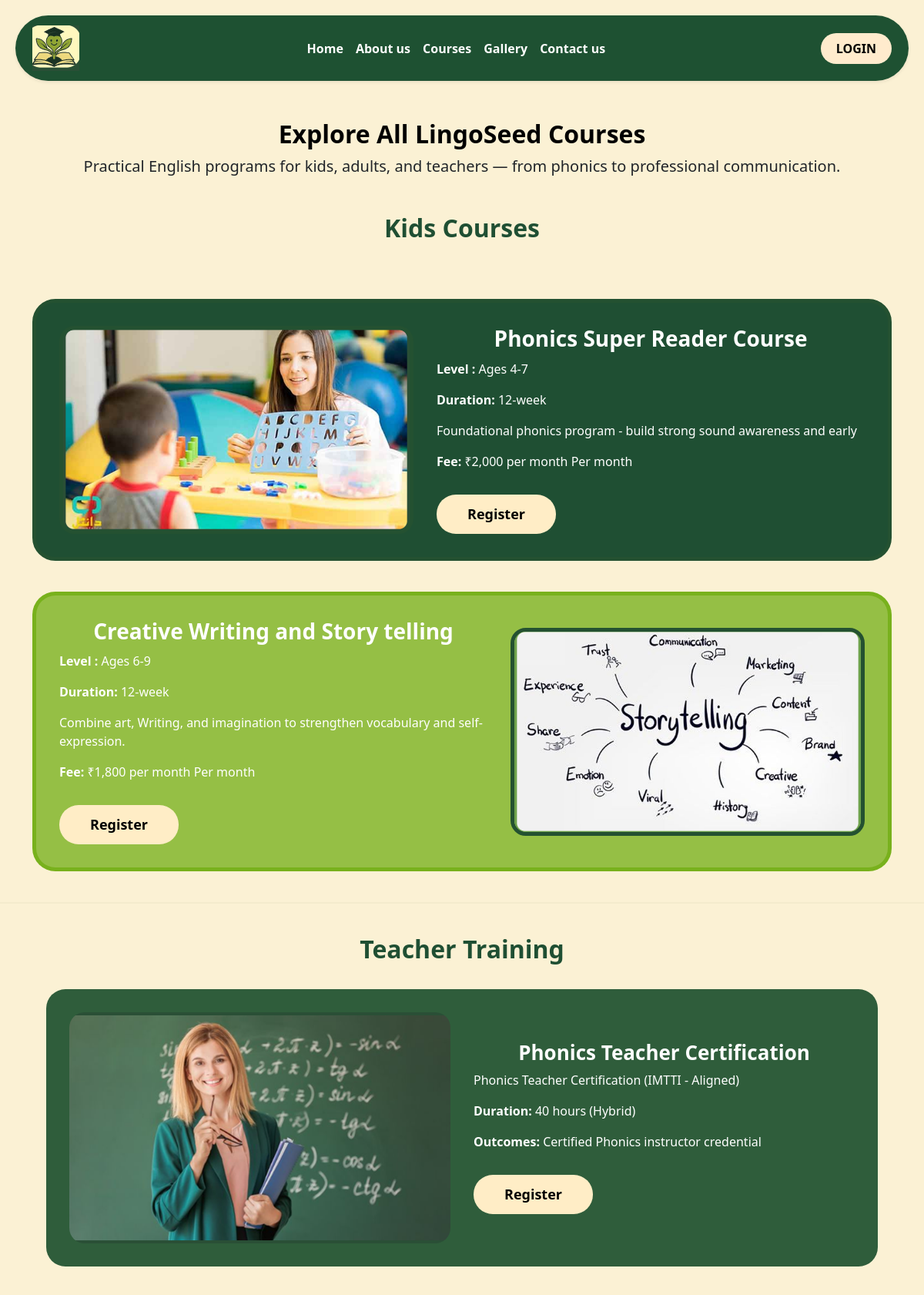
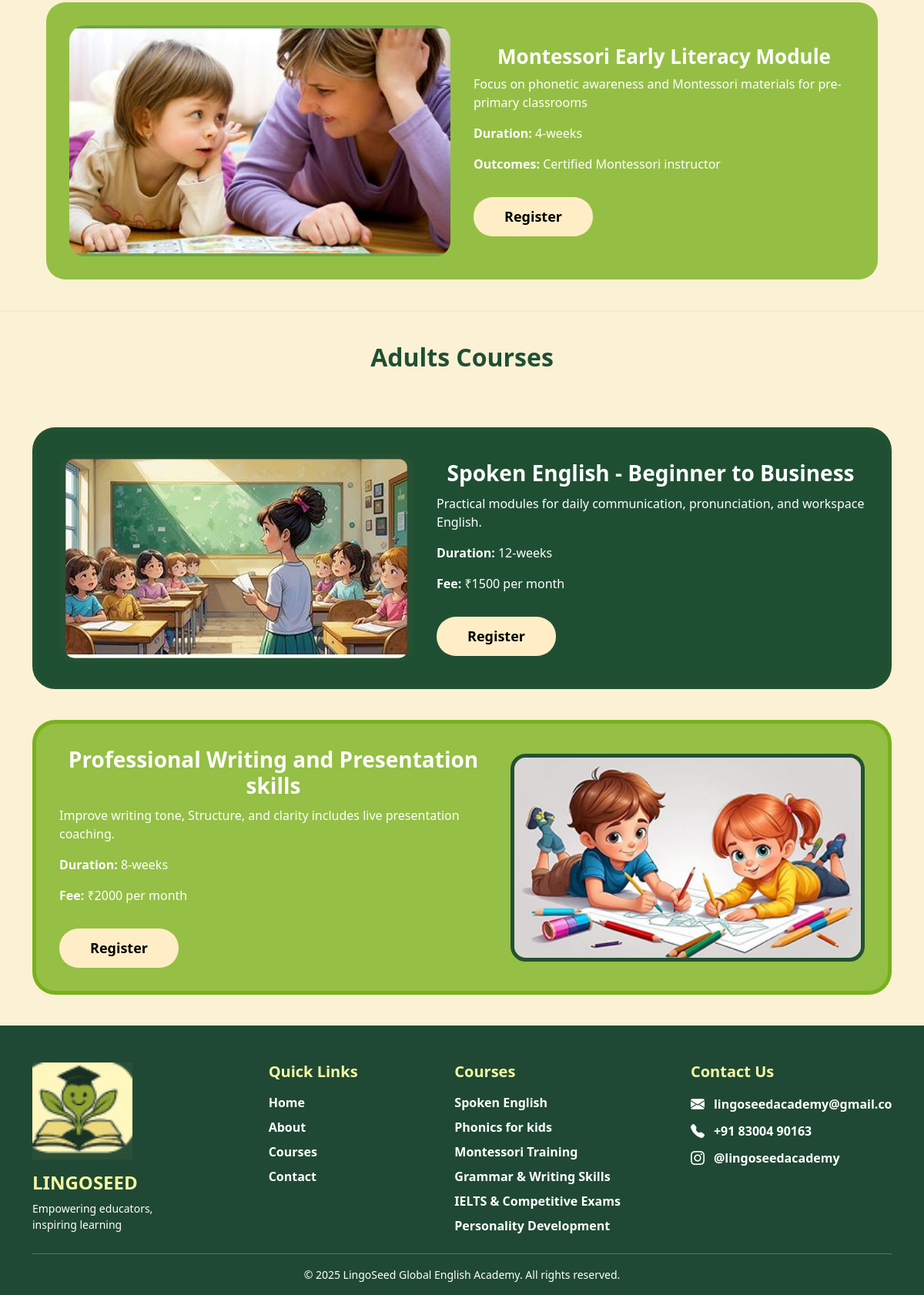
Page /courses/ on the committed database (2 pictures, top to bottom).
### edu/models.py (models this page shows, shortened)
class Course(models.Model):
    title = models.CharField(max_length=200)
    level = models.CharField(max_length=100)
    duration = models.CharField(max_length=150)
    short_description = models.TextField()
    price = models.CharField(max_length=50)
    image = models.ImageField(upload_to='courses/')

class TeacherTrainingCourse(models.Model):
    title = models.CharField(max_length=200)
    description = models.TextField()
    duration = models.CharField(max_length=100)
    outcomes = models.TextField()
    image = models.ImageField(upload_to="courses/teachers/")

class AdultCourse(models.Model):
    title = models.CharField(max_length=200)
    description = models.TextField()
    duration = models.CharField(max_length=200)
    price = models.CharField(max_length=50)
    image = models.ImageField(upload_to='adults/')

class ContactDetail(models.Model):
    email = models.CharField(max_length=200)
    phone = models.CharField(max_length=20)
    instagram = models.CharField(max_length=200)

### edu/views.py (the view)
# urls.py: path('courses/', views.courses, name='courses'),
def courses(request):
    kids = Course.objects.all()
    teacher_courses = TeacherTrainingCourse.objects.all()
    adults = AdultCourse.objects.all()
    return render(request, "edu/courses.html", {
        "courses": kids,
        "teacher_courses": teacher_courses,
        "adults": adults,
    })

### edu/context_processors.py (called while the page is built)
def global_footer(request):
    footer = Footer.objects.first()
    quick_links = QuickLink.objects.all()
    footer_courses = FooterCourse.objects.first()
    course_list = []
    if footer_courses and footer_courses.course_list:
        course_list = [c.strip() for c in footer_courses.course_list.split(",")]
    contact = ContactDetail.objects.first()
    return {
        "footer": footer,
        "quick_links": quick_links,
        "courses_list": course_list,
        "contact": contact,
    }

### edu/templates/edu/courses.html (shortened to what this page needs)
{% extends 'edu/base.html' %}
{% load static %}
{% block content %}
<div style="text-align:center; padding:30px 0;">
    <h2 class="section-heading" style="color: #000;">Explore All LingoSeed Courses</h2>
    <p style="font-size:20px;">Practical English programs for kids, adults, and teachers — from phonics to professional communication.</p>
</div>
<h2 style="color: #1f4f33; font-weight: bold;">Kids Courses</h2>
<br>
<div class="container">
{% for course in courses %}
    <div class="course-card {% if forloop.counter|divisibleby:2 %}reverse{% endif %}
        {% cycle 'green' 'light-green' 'yellow' %}">
        <div class="course-image">
            <img src="{{ course.image.url }}" alt="{{ course.title }}">
        </div>
        <div class="course-info">
            <h2 class="course-title">{{ course.title }}</h2>
            <p><strong>Level :</strong> {{ course.level }}</p>
            <p><strong>Duration:</strong> {{ course.duration }}</p>
            <p>{{ course.short_description }}</p>
            <p><strong>Fee:</strong> ₹{{ course.price }} Per month</p>
            <a href="{% url 'register_course' course.id %}" class="btn">Register</a>
        </div>
    </div>
{% endfor %}
</div>
<hr style="margin: 40px 0; border: none; height: 2px; background: #e0d7b8;">
<h2 style="color: #1f4f33;">Teacher Training</h2>
<br>
{% for t in teacher_courses %}
<div class="teacher-box {% cycle 'green' 'light-green' 'yellow' %}">
    <div style="flex:1;">
        <img src="{{ t.image.url }}">
    </div>
    <div style="flex:1;">
        <h2 style="font-weight:bold; font-size:26px; color: white;">{{ t.title }}</h2>
        <p>{{ t.description }}</p>
        <p><b>Duration:</b> {{ t.duration }}</p>
        <p><b>Outcomes:</b> {{ t.outcomes }}</p>
        <a href="{% url 'register_course' t.id %}" class="btn">Register</a>
    </div>
</div>
{% endfor %}
<hr style="margin: 40px 0; border: none; height: 2px; background: #e0d7b8;">
<h2 style="color: #1f4f33;">Adults Courses</h2>
<br>
<div class="container">
{% for a in adults %}
<div class="course-card {% if forloop.counter|divisibleby:2 %}reverse{% endif %}
    {% cycle 'green' 'light-green' 'yellow' %}">
    <div class="course-image"><img src="{{ a.image.url }}" alt="{{ a.title }}"></div>
    <div class="course-info">
        <h2 class="course-title">{{ a.title }}</h2>
        <p>{{ a.description }}</p>
        <p><b>Duration:</b> {{ a.duration }}</p>
        <p><b>Fee:</b> ₹{{ a.price }}</p>
        <a href="{% url 'register_course' a.id %}" class="btn">Register</a>
    </div>
</div>
{% endfor %}
</div>
{% endblock %}

### edu/templates/edu/footer.html (shortened to what this page needs)
{% load static %}
<footer class="footer bg-dark-green text-white pt-5 pb-3">
<div class="container">
    <div class="row gy-4 justify-content-between">
        <div class="col-md-3 text-center text-md-start">
            <img src="{% static 'images/logo.png' %}" width="130" alt="logo" class="mb-2">
            <h4 class="fw-bold mt-2">LINGOSEED</h4>
            <p class="small mb-0">Empowering educators,<br> inspiring learning</p>
        </div>
        <div class="col-md-2 col-6">
            <h5 class="fw-bold mb-3">Quick Links</h5>
            <p><a href="{% url 'home' %}" class="footer-link">Home</a></p>
            <p><a href="{% url 'about' %}" class="footer-link">About</a></p>
            <p><a href="{% url 'courses' %}" class="footer-link">Courses</a></p>
            <p><a href="{% url 'contact' %}" class="footer-link">Contact</a></p>
        </div>
<div class="col-md-3 col-6">
    <h5 class="fw-bold mb-3">Courses</h5>
    <p><a href="{% url 'courses' %}" class="footer-link">Spoken English</a></p>
    <p><a href="{% url 'courses' %}" class="footer-link">Phonics for kids</a></p>
    <p><a href="{% url 'courses' %}" class="footer-link">Montessori Training</a></p>
    <p><a href="{% url 'courses' %}" class="footer-link">Grammar & Writing Skills</a></p>
    <p><a href="{% url 'courses' %}" class="footer-link">IELTS & Competitive Exams</a></p>
    <p><a href="{% url 'courses' %}" class="footer-link">Personality Development</a></p>
</div>
        <div class="col-md-3">
            <h5 class="fw-bold mb-3">Contact Us</h5>
            {% if contact.email %}
            <p>
                <i class="bi bi-envelope-fill"></i>
                <a href="mailto:{{ contact.email }}" class="footer-link">{{ contact.email }}</a>
            </p>
            {% endif %}
            {% if contact.phone %}
            <p>
                <i class="bi bi-telephone-fill"></i>
                <a href="tel:{{ contact.phone }}" class="footer-link">{{ contact.phone }}</a>
            </p>
            {% endif %}
            {% if contact.instagram %}
            <p>
                <i class="bi bi-instagram"></i>
                <a href="https://www.instagram.com/{{ contact.instagram }}" target="_blank" class="footer-link">{{ contact.instagram }}</a>
            </p>
            {% endif %}
        </div>
    </div>
    <hr class="border-light">
    <div class="text-center small">
        © 2025 LingoSeed Global English Academy. All rights reserved.
    </div>
</div>
</footer>

### edu/static/css/style.css (style rules this page uses)
body { margin: 0; font-family: "Open Sans", sans-serif; background-color: #f5efdc; }
body { background: #fbf1d4; }
.course-card { display: flex; align-items: center; background: #1f4f33; border-radius: 30px; padding: 30px; margin: 40px 0; border: 5px solid #245131; gap: 30px; }
.course-card.reverse { flex-direction: row-reverse; }
.course-image img { width: 460px; height: 270px; object-fit: cover; border-radius: 20px; border: 5px solid #245131; }
.course-info { flex: 1; color: #fff; }
.course-title { font-size: 28px; font-weight: bold; margin-bottom: 10px; }

### edu/templates/edu/courses.html (style rules this page uses)
body { background: #fbf1d4; }
h2 { text-align: center; color: white; font-weight: bold; }
.course-card { display: flex; align-items: center; border-radius: 30px; padding: 30px; margin: 40px 0; gap: 30px; color: #fff; }
.course-card.green { background: #1f4f33; border: 5px solid #245131; }
.course-card.light-green { background:#6cac0cb6; border: 5px solid #6cac0cb6; }
.course-card.reverse { flex-direction: row-reverse; }
.course-image img { width: 460px; height: 270px; object-fit: cover; border-radius: 20px; border: 5px solid #245131; }
.course-info { flex: 1; }
.course-title { font-size: 28px; font-weight: bold; margin-bottom: 10px; }
.btn { background: #ffedc6; color: #000; padding: 12px 40px; border-radius: 25px; border: none; font-weight: 700; font-size: 18px; margin-top: 15px; cursor: pointer; }
.teacher-box.green { background: #2f5d3b; }
.teacher-box.light-green { background:#6cac0cb6 ; }
.teacher-box { max-width: 1080px; margin: auto; background: #2f5d3b; border-radius: 25px; padding: 30px; color: white; display: flex; align-items: center; gap: 30px; margin-bottom: 40px; flex-wrap: wrap; }
.teacher-box img { width: 100%; height: 300px; border-radius: 20px; object-fit: cover; }

### edu/templates/edu/footer.html (style rules this page uses)
.bg-dark-green { background-color: #1f4934; }
h4, h5 { color: #f7f8a2; }
.footer-link { text-decoration: none; color: #fff; font-weight: 600; }
.footer i { margin-right: 6px; font-size: 18px; }
.footer p { display: flex; align-items: center; gap: 6px; margin-bottom: 8px; flex-wrap: nowrap; white-space: nowrap; overflow: hidden; text-overflow: ellipsis; }
.footer .row > div { min-width: 220px; }

### rows in the picture
Course: image (picture), title "Phonics Super Reader Course", level "Ages 4-7", duration "12-week", short_description "Foundational phonics program - build strong sound awareness and early", price "2,000 per month"
Course: image (picture), title "Creative Writing and Story telling", level "Ages 6-9", duration "12-week", short_description "Combine art, Writing, and imagination to strengthen vocabulary and self-expression.", price "1,800 per month"
TeacherTrainingCourse: image (picture), title "Phonics Teacher Certification", description "Phonics Teacher Certification (IMTTI - Aligned)", duration "40 hours (Hybrid)", outcomes "Certified Phonics instructor credential"
TeacherTrainingCourse: image (picture), title "Montessori Early Literacy Module", description "Focus on phonetic awareness and Montessori materials for pre-primary classrooms", duration "4-weeks", outcomes "Certified Montessori instructor"
AdultCourse: image (picture), title "Spoken English - Beginner to Business", description "Practical modules for daily communication, pronunciation, and workspace English.", duration "12-weeks", price "1500 per month"
AdultCourse: image (picture), title "Professional Writing and Presentation skills", description "Improve writing tone, Structure, and clarity includes live presentation coaching.", duration "8-weeks", price "2000 per month"
ContactDetail: email "lingoseedacademy@gmail.…", phone "+91 83004 90163", instagram "@lingoseedacademy"
